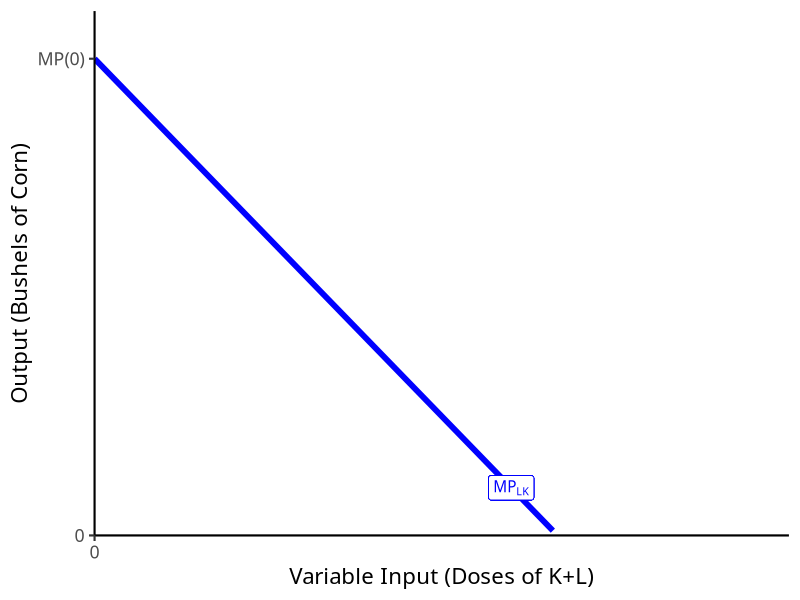
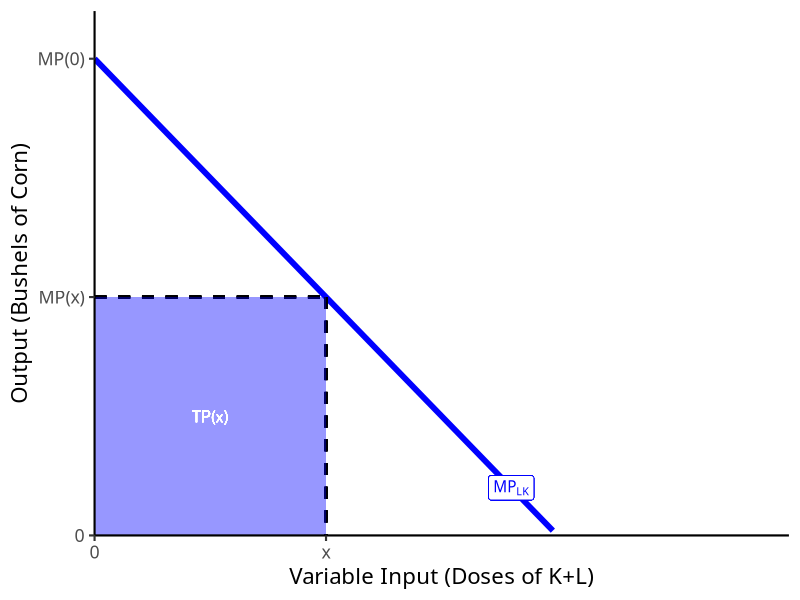
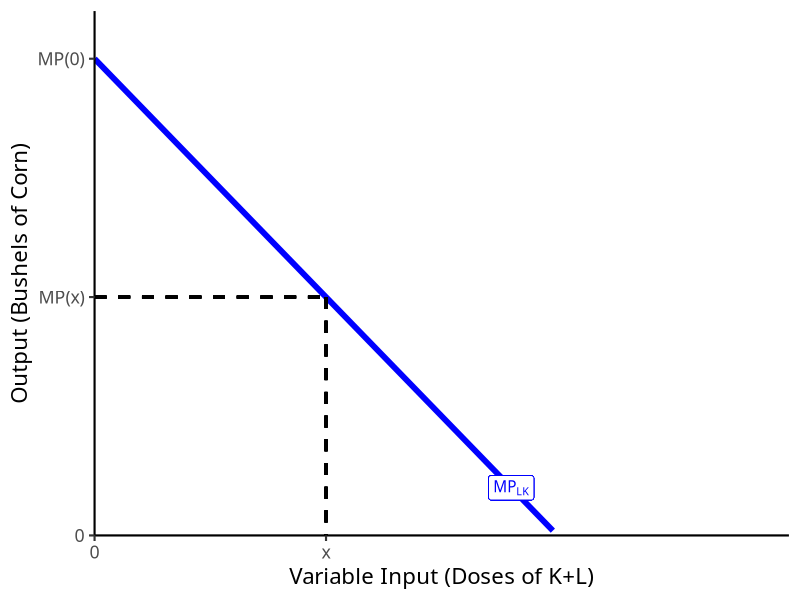
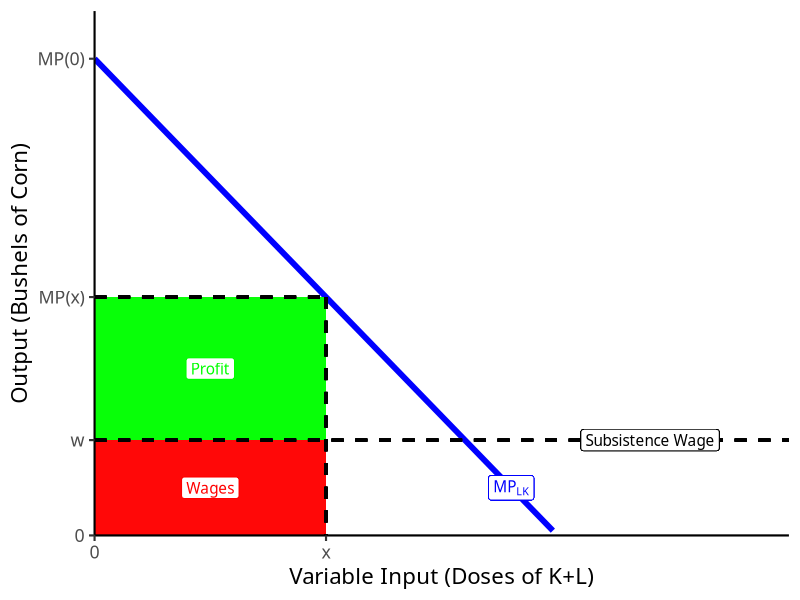
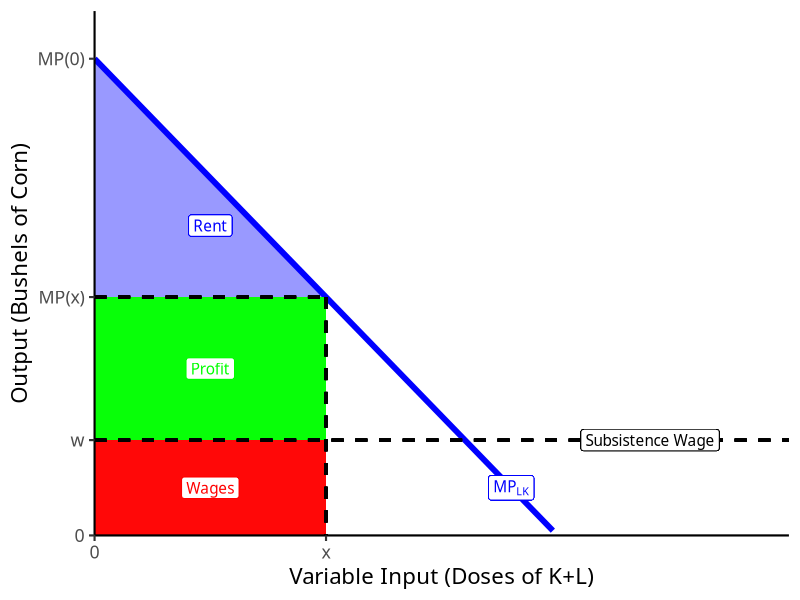
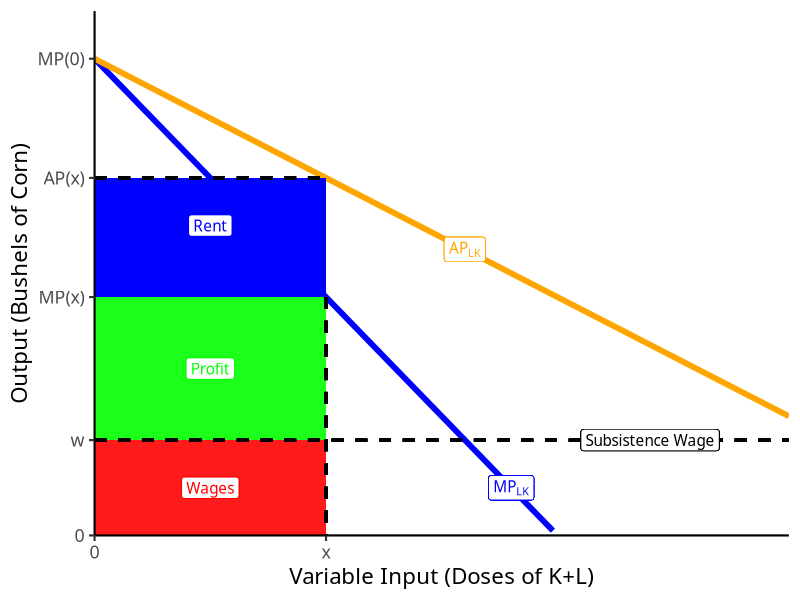
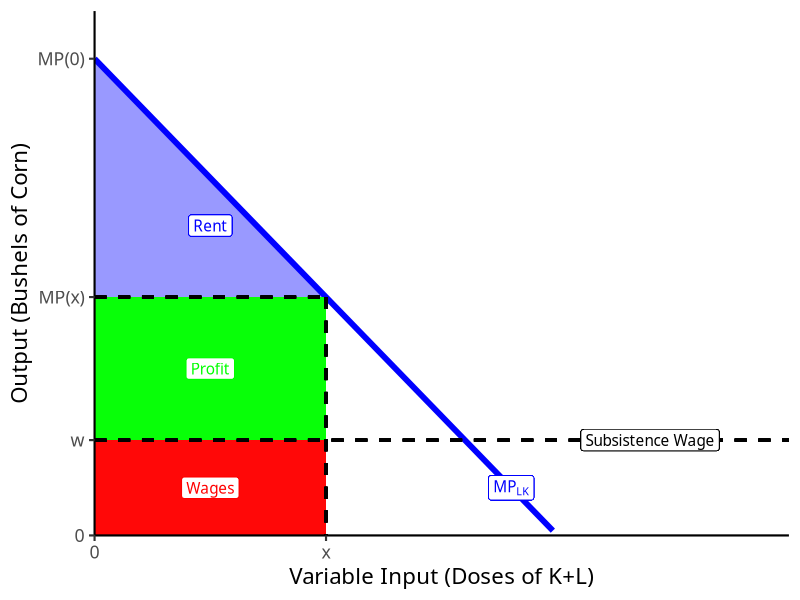
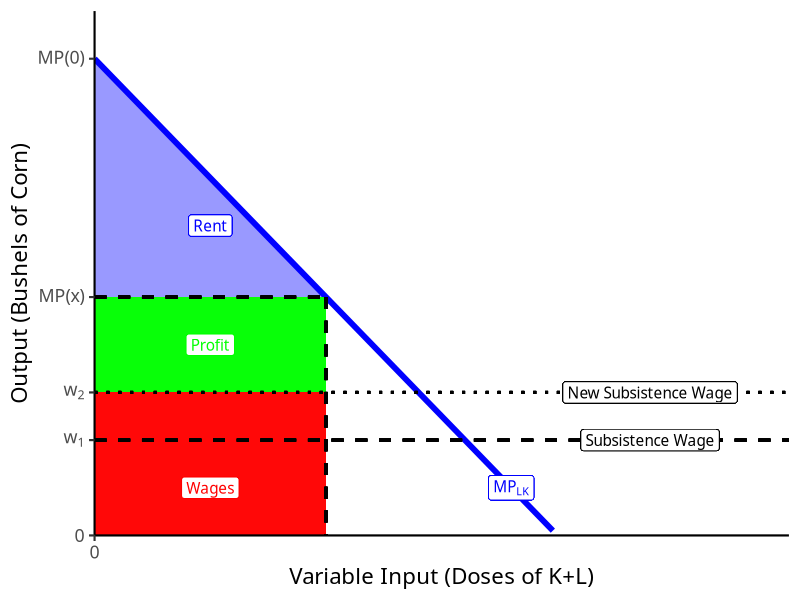

These charts were generated, in order, by the following R code:
## ---- chunk 1
options(htmltools.dir.version = FALSE)
knitr::opts_chunk$set(echo=F,
                      message=F,
                      warning=F)
library(tidyverse)
library(ggrepel)
library(ggthemes)
set.seed(256)
update_geom_defaults("label", list(family = "Fira Sans Condensed"))
## ---- chunk 2
mp=function(x){10-x}
ap=function(x){10-0.5*x}

base<-ggplot(data = tibble(x = 1:10))+
  aes(x=x)+
  stat_function(fun = mp, geom = "line", size = 2, color = "blue")+
  geom_label(x = 9, y = mp(9), color = "blue", label = expression(MP[LK]))+
  #stat_function(fun = ap, geom = "line", size = 2, color = "orange")+
  # geom_label(x = 8, y = ap(8), color = "orange", label = expression(AP[LK]))+
  scale_x_continuous(breaks = c(0),
                     limits = c(0,15),
                     expand = c(0,0))+
  scale_y_continuous(breaks = c(0, 10),
                     labels = c(0,"MP(0)"),
                     limits = c(0,11),
                     expand = c(0,0))+
  labs(x = "Variable Input (Doses of K+L)",
       y = "Output (Bushels of Corn)")+
  theme_classic(base_family = "Fira Sans Condensed", base_size =16)
base
## ---- chunk 3
base+
  scale_x_continuous(breaks = c(0,5),
                     labels = c(0, "x"),
                     limits = c(0,15),
                     expand = c(0,0))+
  scale_y_continuous(breaks = c(0,5,10),
                     labels = c(0,"MP(x)", "MP(0)"),
                     limits = c(0,11),
                     expand = c(0,0))+
  geom_segment(x = 0, y = 5, xend = 5, yend = 5, size = 1, linetype = "dashed")+
  geom_segment(x = 5, y = 5, xend = 5, yend = 0, size = 1, linetype = "dashed")+
  geom_rect(xmin = 0, xmax = 5, ymin = 0, ymax = 5, fill = "blue", alpha = 0.05)+
  geom_text(x = 2.5, y = 2.5, label = "TP(x)", color = "white")

## ---- chunk 4
base+
  scale_x_continuous(breaks = c(0,5),
                     labels = c(0, "x"),
                     limits = c(0,15),
                     expand = c(0,0))+
  scale_y_continuous(breaks = c(0,5,10),
                     labels = c(0,"MP(x)", "MP(0)"),
                     limits = c(0,11),
                     expand = c(0,0))+
  geom_segment(x = 0, y = 5, xend = 5, yend = 5, size = 1, linetype = "dashed")+
  geom_segment(x = 5, y = 5, xend = 5, yend = 0, size = 1, linetype = "dashed")

## ---- chunk 5
rent_tri<-tribble(
  ~x, ~y,
  0, 5,
  0, 10,
  5, 5
)

base+
  geom_rect(xmin = 0, ymin = 0, xmax = 5, ymax = 2, fill = "red", alpha = 0.3)+
  geom_label(x = 2.5, y = 1, color = "red", label = "Wages")+
  geom_rect(xmin = 0, ymin = 2, xmax = 5, ymax = 5, fill = "green", alpha = 0.3)+
  geom_label(x = 2.5, y = 3.5, color = "green", label = "Profit")+
  geom_segment(x = 0, y = 5, xend = 5, yend = 5, size = 1, linetype = "dashed")+
  geom_segment(x = 5, y = 5, xend = 5, yend = 0, size = 1, linetype = "dashed")+
  
  # wage fund
  geom_segment(x = 0, y = 2, xend = 15, yend = 2, size = 1, linetype = "dashed")+
  geom_label(x = 12, y = 2, label = "Subsistence Wage")+
    scale_x_continuous(breaks = c(0,5),
                     labels = c(0, "x"),
                     limits = c(0,15),
                     expand = c(0,0))+
  scale_y_continuous(breaks = c(0,2, 5,10),
                     labels = c(0,"w", "MP(x)", "MP(0)"),
                     limits = c(0,11),
                     expand = c(0,0))
## ---- chunk 6
rent_tri<-tribble(
  ~x, ~y,
  0, 5,
  0, 10,
  5, 5
)

base+
  geom_rect(xmin = 0, ymin = 0, xmax = 5, ymax = 2, fill = "red", alpha = 0.3)+
  geom_label(x = 2.5, y = 1, color = "red", label = "Wages")+
  geom_rect(xmin = 0, ymin = 2, xmax = 5, ymax = 5, fill = "green", alpha = 0.3)+
  geom_label(x = 2.5, y = 3.5, color = "green", label = "Profit")+
  geom_polygon(data = rent_tri, aes(x = x , y =y), fill = "blue", alpha = 0.4)+
  geom_label(x = 2.5, y = 6.5, color = "blue", label = "Rent")+
  
  geom_segment(x = 0, y = 5, xend = 5, yend = 5, size = 1, linetype = "dashed")+
  geom_segment(x = 5, y = 5, xend = 5, yend = 0, size = 1, linetype = "dashed")+
  
  # wage fund
  geom_segment(x = 0, y = 2, xend = 15, yend = 2, size = 1, linetype = "dashed")+
  geom_label(x = 12, y = 2, label = "Subsistence Wage")+
    scale_x_continuous(breaks = c(0,5),
                     labels = c(0, "x"),
                     limits = c(0,15),
                     expand = c(0,0))+
  scale_y_continuous(breaks = c(0,2, 5,10),
                     labels = c(0,"w", "MP(x)", "MP(0)"),
                     limits = c(0,11),
                     expand = c(0,0))
## ---- chunk 7
base+
  stat_function(fun = ap, geom = "line", size = 2, color = "orange")+
  geom_label(x = 8, y = ap(8), color = "orange", label = expression(AP[LK]))+
  geom_rect(xmin = 0, ymin = 0, xmax = 5, ymax = 2, fill = "red", alpha = 0.2)+
  geom_label(x = 2.5, y = 1, color = "red", label = "Wages")+
  geom_rect(xmin = 0, ymin = 2, xmax = 5, ymax = 5, fill = "green", alpha = 0.2)+
  geom_label(x = 2.5, y = 3.5, color = "green", label = "Profit")+
  geom_rect(xmin = 0, ymin = 5, xmax = 5, ymax = ap(5), fill = "blue", alpha = 0.4)+
  geom_label(x = 2.5, y = 6.5, color = "blue", label = "Rent")+
  
  geom_segment(x = 0, y = ap(5), xend = 5, yend = ap(5), size = 1, linetype = "dashed")+
  geom_segment(x = 5, y = 5, xend = 5, yend = 0, size = 1, linetype = "dashed")+
  
  # wage fund
  geom_segment(x = 0, y = 2, xend = 15, yend = 2, size = 1, linetype = "dashed")+
  geom_label(x = 12, y = 2, label = "Subsistence Wage")+
  scale_x_continuous(breaks = c(0,5),
                     labels = c(0, "x"),
                     limits = c(0,15),
                     expand = c(0,0))+
  scale_y_continuous(breaks = c(0,2,5, ap(5),10),
                     labels = c(0,"w", "MP(x)", "AP(x)", "MP(0)"),
                     limits = c(0,11),
                     expand = c(0,0))
## ---- chunk 8
rent_tri<-tribble(
  ~x, ~y,
  0, 5,
  0, 10,
  5, 5
)

base+
  geom_rect(xmin = 0, ymin = 0, xmax = 5, ymax = 2, fill = "red", alpha = 0.3)+
  geom_label(x = 2.5, y = 1, color = "red", label = "Wages")+
  geom_rect(xmin = 0, ymin = 2, xmax = 5, ymax = 5, fill = "green", alpha = 0.3)+
  geom_label(x = 2.5, y = 3.5, color = "green", label = "Profit")+
  geom_polygon(data = rent_tri, aes(x = x , y =y), fill = "blue", alpha = 0.4)+
  geom_label(x = 2.5, y = 6.5, color = "blue", label = "Rent")+
  
  geom_segment(x = 0, y = 5, xend = 5, yend = 5, size = 1, linetype = "dashed")+
  geom_segment(x = 5, y = 5, xend = 5, yend = 0, size = 1, linetype = "dashed")+
  
  # wage fund
  geom_segment(x = 0, y = 2, xend = 15, yend = 2, size = 1, linetype = "dashed")+
  geom_label(x = 12, y = 2, label = "Subsistence Wage")+
scale_x_continuous(breaks = c(0,5),
                     labels = c(0, "x"),
                     limits = c(0,15),
                     expand = c(0,0))+
  scale_y_continuous(breaks = c(0,2,5,10),
                     labels = c(0,"w", "MP(x)", "MP(0)"),
                     limits = c(0,11),
                     expand = c(0,0))
## ---- chunk 9
base+
  geom_rect(xmin = 0, ymin = 0, xmax = 5, ymax = 3, fill = "red", alpha = 0.3)+
  geom_label(x = 2.5, y = 1, color = "red", label = "Wages")+
  geom_rect(xmin = 0, ymin = 3, xmax = 5, ymax = 5, fill = "green", alpha = 0.3)+
  geom_label(x = 2.5, y = 4, color = "green", label = "Profit")+
  geom_polygon(data = rent_tri, aes(x = x , y =y), fill = "blue", alpha = 0.4)+
  geom_label(x = 2.5, y = 6.5, color = "blue", label = "Rent")+
  
  geom_segment(x = 0, y = 5, xend = 5, yend = 5, size = 1, linetype = "dashed")+
  geom_segment(x = 5, y = 5, xend = 5, yend = 0, size = 1, linetype = "dashed")+
  
  # wage fund
  geom_segment(x = 0, y = 2, xend = 15, yend = 2, size = 1, linetype = "dashed")+
  geom_label(x = 12, y = 2, label = "Subsistence Wage")+
  
  # wage fund 2
  geom_segment(x = 0, y = 3, xend = 15, yend = 3, size = 1, linetype = "dotted")+
  geom_label(x = 12, y = 3, label = "New Subsistence Wage")+
  
  scale_y_continuous(breaks = c(0,2,3,5,10),
                     labels = c(0,expression(w[1]), expression(w[2]), "MP(x)", "MP(0)"),
                     limits = c(0,11),
                     expand = c(0,0))

## ---- chunk 10
rent_2<-tribble(
  ~x, ~y,
  0, 10,
  0, 3,
  7,3
)

base+
  geom_rect(xmin = 0, ymin = 0, xmax = 7, ymax = 2, fill = "red", alpha = 0.3)+
  geom_label(x = 2.5, y = 1, color = "red", label = "Wages")+
  geom_rect(xmin = 0, ymin = 2, xmax = 7, ymax = 3, fill = "green", alpha = 0.3)+
  geom_label(x = 2.5, y = 2.5, color = "green", label = "Profit")+
  geom_polygon(data = rent_2, aes(x = x , y =y), fill = "blue", alpha = 0.4)+
  geom_label(x = 2.5, y = 5.5, color = "blue", label = "Rent")+
  
  geom_segment(x = 0, y = 5, xend = 5, yend = 5, size = 1, linetype = "dashed")+
  geom_segment(x = 5, y = 5, xend = 5, yend = 0, size = 1, linetype = "dashed")+
  
  # wage fund
  geom_segment(x = 0, y = 2, xend = 15, yend = 2, size = 1, linetype = "dashed")+
  geom_label(x = 12, y = 2, label = "Subsistence Wage")+
  
  # new output 
  geom_segment(x = 0, y = 3, xend = 7, yend = 3, size = 1, linetype = "dashed")+
  geom_segment(x = 7, y = 3, xend = 7, yend = 0, size = 1, linetype = "dashed")+
  
  scale_x_continuous(breaks = c(0,5, 7),
                     labels = c(0, expression(x[1]), expression(x[2])),
                     limits = c(0,15),
                     expand = c(0,0))+
  scale_y_continuous(breaks = c(0,2,3,5,10),
                     labels = c(0,expression(w[1]), expression(MP(x[2])), expression(MP(x[1])), "MP(0)"),
                     limits = c(0,11),
                     expand = c(0,0))

## ---- chunk 11
rent_3<-tribble(
  ~x, ~y,
  0, 10,
  0, 2,
  8,2
)

base+
  geom_rect(xmin = 0, ymin = 0, xmax = 8, ymax = 2, fill = "red", alpha = 0.3)+
  geom_label(x = 2.5, y = 1, color = "red", label = "Wages")+
  geom_polygon(data = rent_3, aes(x = x , y =y), fill = "blue", alpha = 0.4)+
  geom_label(x = 2.5, y = 5.5, color = "blue", label = "Rent")+
  
  geom_segment(x = 0, y = 5, xend = 5, yend = 5, size = 1, linetype = "dashed")+
  geom_segment(x = 5, y = 5, xend = 5, yend = 0, size = 1, linetype = "dashed")+
  
  # wage fund
  geom_segment(x = 0, y = 2, xend = 15, yend = 2, size = 1, linetype = "dashed")+
  geom_label(x = 12, y = 2, label = "Subsistence Wage")+
  
  # new output 
  geom_segment(x = 0, y = 3, xend = 7, yend = 3, size = 1, linetype = "dashed")+
  geom_segment(x = 7, y = 3, xend = 7, yend = 0, size = 1, linetype = "dashed")+
  
  # SS 
  geom_segment(x = 8, y = 2, xend = 8, yend = 0, size = 1, linetype = "dashed")+

  scale_x_continuous(breaks = c(0,5, 7, 8),
                     labels = c(0, expression(x[1]), expression(x[2]), expression(x[SS])),
                     limits = c(0,15),
                     expand = c(0,0))+
  scale_y_continuous(breaks = c(0,2,3,5,10),
                     labels = c(0,expression(MP(x[SS])), expression(MP(x[2])), expression(MP(x[1])), "MP(0)"),
                     limits = c(0,11),
                     expand = c(0,0))

## ---- chunk 12
rent_3<-tribble(
  ~x, ~y,
  0, 10,
  0, 2,
  8,2
)

base+
  geom_rect(xmin = 0, ymin = 0, xmax = 8, ymax = 2, fill = "red", alpha = 0.3)+
  geom_label(x = 2.5, y = 1, color = "red", label = "Wages")+
  geom_polygon(data = rent_3, aes(x = x , y =y), fill = "blue", alpha = 0.4)+
  geom_label(x = 2.5, y = 5.5, color = "blue", label = "Rent")+
  
  geom_segment(x = 0, y = 5, xend = 5, yend = 5, size = 1, linetype = "dashed")+
  geom_segment(x = 5, y = 5, xend = 5, yend = 0, size = 1, linetype = "dashed")+
  
  # wage fund
  geom_segment(x = 0, y = 2, xend = 15, yend = 2, size = 1, linetype = "dashed")+
  geom_label(x = 12, y = 2, label = "Subsistence Wage")+
  
  # new output 
  geom_segment(x = 0, y = 3, xend = 7, yend = 3, size = 1, linetype = "dashed")+
  geom_segment(x = 7, y = 3, xend = 7, yend = 0, size = 1, linetype = "dashed")+
  
  # SS 
  geom_segment(x = 8, y = 2, xend = 8, yend = 0, size = 1, linetype = "dashed")+

  scale_x_continuous(breaks = c(0,5, 7, 8),
                     labels = c(0, expression(x[1]), expression(x[2]), expression(x[SS])),
                     limits = c(0,15),
                     expand = c(0,0))+
  scale_y_continuous(breaks = c(0,2,3,5,10),
                     labels = c(0,expression(MP(x[SS])), expression(MP(x[2])), expression(MP(x[1])), "MP(0)"),
                     limits = c(0,11),
                     expand = c(0,0))

## ---- chunk 13
m_d = function(x){10-x}
ggplot(data = tibble(x = 1:10), aes(x =x))+
  stat_function(fun = m_d, geom = "line", color = "blue", size = 1)+
  geom_label(x = 2, y =m_d(2), label = "Money Demand", color = "blue")+
  geom_vline(xintercept = 5, size =2 , color ="red")+
  geom_label(x = 5, y =9.5, label = "Money Supply", color = "red")+
  
  geom_segment(x=0, y=5, xend=5, yend= 5, linetype="dotted")+
  geom_segment(x=0, y=3, xend=7, yend= 3, linetype="dotted")+
  geom_segment(x=7, y=3, xend=7, yend=0, linetype="dotted")+
  labs(x = "Quantity of Money",
       y = expression(paste("Purchasing Power of Money, ", PPM==frac(1,P))))+
  scale_x_continuous(breaks = NULL,
                     limits = c(0,11),
                     expand = c(0,0))+
  scale_y_continuous(breaks = c(3,5),
                     labels = c(expression(hat(PPM)),expression(PPM^{o})),
                     limits = c(0,11),
                     expand = c(0,0))+
  theme_classic(base_family = "Fira Sans Condensed", base_size =14)

